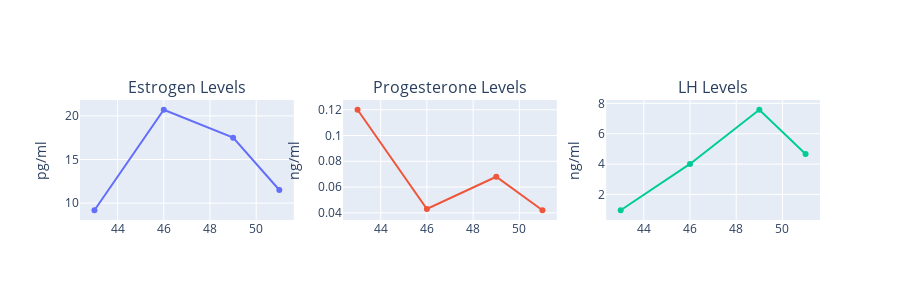

Notebook code cell kept with this figure:
### Code cell
plot_hormones(hormones_df[hormones_df["EndoStatus"] == "Postpartum"])

### Figure 1 — Plotly figure (JSON) as saved in the notebook; plotly's stock layout.template omitted (floating-point values rounded to 4 significant figures)
{"data": [{"mode": "lines+markers", "name": "Estrogen", "type": "scatter", "x": [43, 46, 49, 51], "xaxis": "x", "y": [9.18, 20.7, 17.5, 11.5], "yaxis": "y"}, {"mode": "lines+markers", "name": "Progesterone", "type": "scatter", "x": [43, 46, 49, 51], "xaxis": "x2", "y": [0.12, 0.043, 0.068, 0.042], "yaxis": "y2"}, {"mode": "lines+markers", "name": "LH", "type": "scatter", "x": [43, 46, 49, 51], "xaxis": "x3", "y": [0.96, 4.01, 7.58, 4.67], "yaxis": "y3"}], "layout": {"annotations": [{"font": {"size": 16}, "showarrow": false, "text": "Estrogen Levels", "x": 0.1444, "xanchor": "center", "xref": "paper", "y": 1, "yanchor": "bottom", "yref": "paper"}, {"font": {"size": 16}, "showarrow": false, "text": "Progesterone Levels", "x": 0.5, "xanchor": "center", "xref": "paper", "y": 1, "yanchor": "bottom", "yref": "paper"}, {"font": {"size": 16}, "showarrow": false, "text": "LH Levels", "x": 0.8556, "xanchor": "center", "xref": "paper", "y": 1, "yanchor": "bottom", "yref": "paper"}], "height": 300, "showlegend": false, "width": 900, "xaxis": {"anchor": "y", "autorange": true, "domain": [0, 0.2889], "range": [42.38, 51.62], "type": "linear"}, "xaxis2": {"anchor": "y2", "autorange": true, "domain": [0.3556, 0.6444], "range": [42.38, 51.62], "type": "linear"}, "xaxis3": {"anchor": "y3", "autorange": true, "domain": [0.7111, 1], "range": [42.38, 51.62], "type": "linear"}, "yaxis": {"anchor": "x", "autorange": true, "domain": [0, 1], "range": [8.062, 21.82], "title": {"text": "pg/ml"}, "type": "linear"}, "yaxis2": {"anchor": "x2", "autorange": true, "domain": [0, 1], "range": [0.03443, 0.1276], "title": {"text": "ng/ml"}, "type": "linear"}, "yaxis3": {"anchor": "x3", "autorange": true, "domain": [0, 1], "range": [0.3178, 8.222], "title": {"text": "ng/ml"}, "type": "linear"}}}
